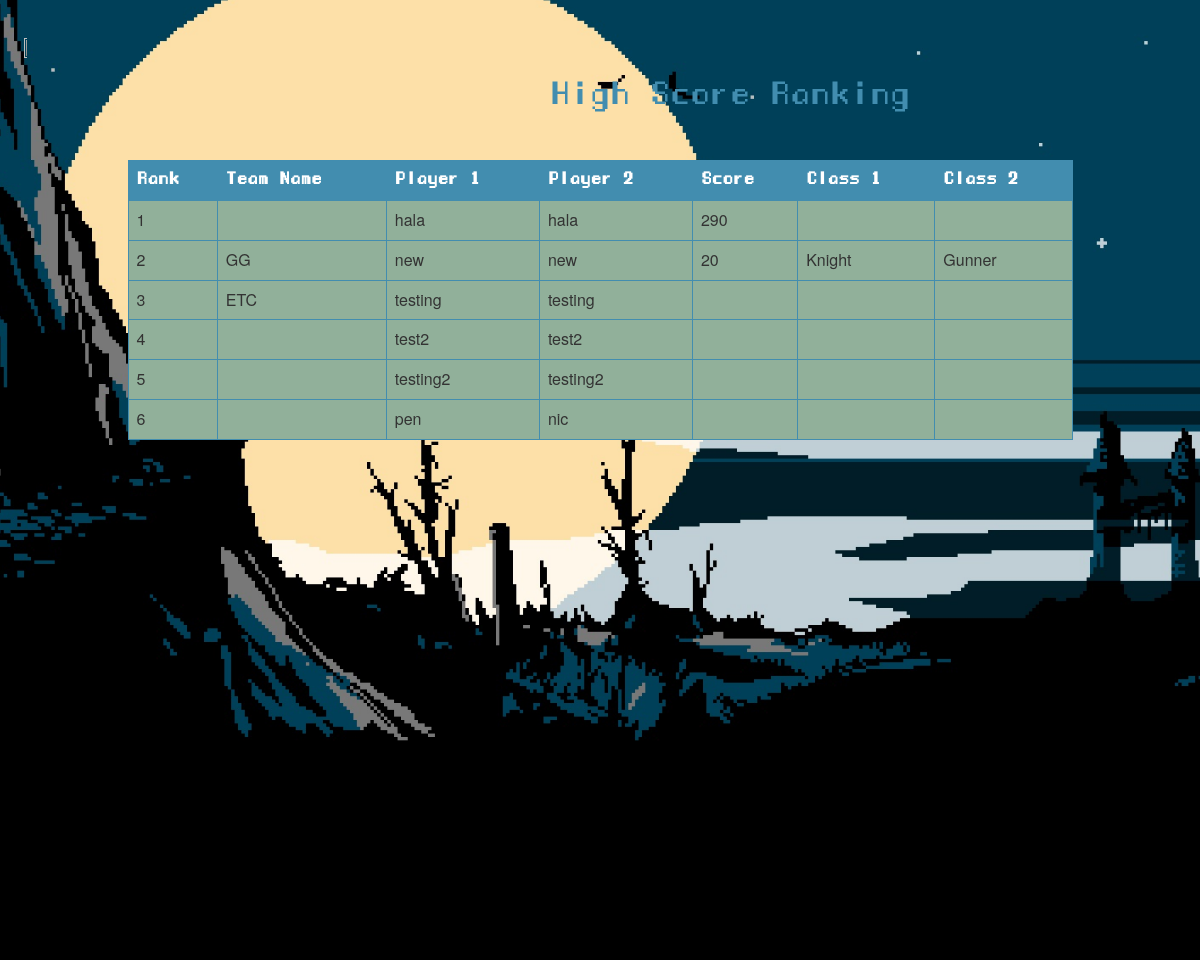
The page /multiranking.php on the database its author committed.
### tables this page shows
CREATE TABLE `team_scores` (
  `team_id` int(11) NOT NULL,
  `team_name` varchar(20) NOT NULL,
  `player1` varchar(20) NOT NULL,
  `player2` varchar(20) NOT NULL,
  `score` int(10) DEFAULT NULL,
  `player1Class` varchar(20) NOT NULL,
  `player2Class` varchar(20) NOT NULL
);

### multiranking.php (the view, shortened to what this page needs)
<?php
include("connector.php");
?>
<html>
<head>
	<link rel='stylesheet' href='css/bootstrap.min.css'>
</head>
<body>
    <div class='bg'></div>
    <div class="back"><a href="loginteam.php"><img src='assets/menu/blue-35803_960_720.png' style="width:16%;"></a></div>
<br><br><br>
<div class="highscore">
<h2 class = 'text-center' style="font-family:'mana';" style="position:absolute; top:30px;">High Score Ranking</h2>
    </div>
<div class='container'>
    <div class = 'row'>
        <div class ='col-sm-10 col-sm-offset-1'>
            <table class = 'table table-bordered'>
                <th class="title">Rank</th>
                 <th class="title">Team Name</th>
                <th class="title">Player 1</th>
                <th class="title">Player 2</th>
                <th class="title">Score</th>
                <th class="title">Class 1</th>
                <th class="title">Class 2</th>
                <?php
                $result = mysqli_query($sql,
                    "SELECT * FROM team_scores ORDER BY score DESC LIMIT 10");
                if($result){
                    $i = 1;
                    while($row = mysqli_fetch_array($result)){
                        echo "<tr>";
                        echo "<td>".$i++."</td>";
                         echo "<td>".$row[1]."</td>";
                        echo "<td>".$row[2]."</td>";
                        echo "<td>".$row[3]."</td>";
                        echo "<td>".$row[4]."</td>";
                        echo "<td>".$row[5]."</td>";
                        echo "<td>".$row[6]."</td>";
                    }
                }
                ?>
            </table>
        </div>
    </div>
</div>
</body>
</html>

### multiranking.php (style rules this page uses)
.title { background-color: #428daf; border-radius:0px ; font-family: mana; color: white; }
.bg { position: absolute; top: -20px; left: -20px; right: -40px; bottom: -40px; width: auto; height: auto; background-image: url("assets/otherimages/Shovel_Knight_Background_Moonlit_Journey.jpg"); background-size: cover; z-index: 0; }
.table-bordered>thead>tr>th, .table-bordered>tbody>tr>th, .table-bordered>tfoot>tr>th, .table-bordered>thead>tr>td, .table-bordered>tbody>tr>td, .table-bordered>tfoot>tr>td { border: 1px solid #428daf; }
.table { background-color: #91b09a; margin-top: 100px; }
.highscore { color: #428daf; position: absolute; left:550px; }
.back { position: absolute; left: 2%; top: 4%; }
html { overflow-y: hidden; overflow-x: hidden; }

### rows shown on the page
team_scores: player1 "hala", player2 "hala", score "290"
team_scores: team_name "GG", player1 "new", player2 "new", score "20", player1Class "Knight", player2Class "Gunner"
team_scores: team_name "ETC", player1 "testing", player2 "testing"
team_scores: player1 "test2", player2 "test2"
team_scores: player1 "testing2", player2 "testing2"
team_scores: player1 "pen", player2 "nic"
